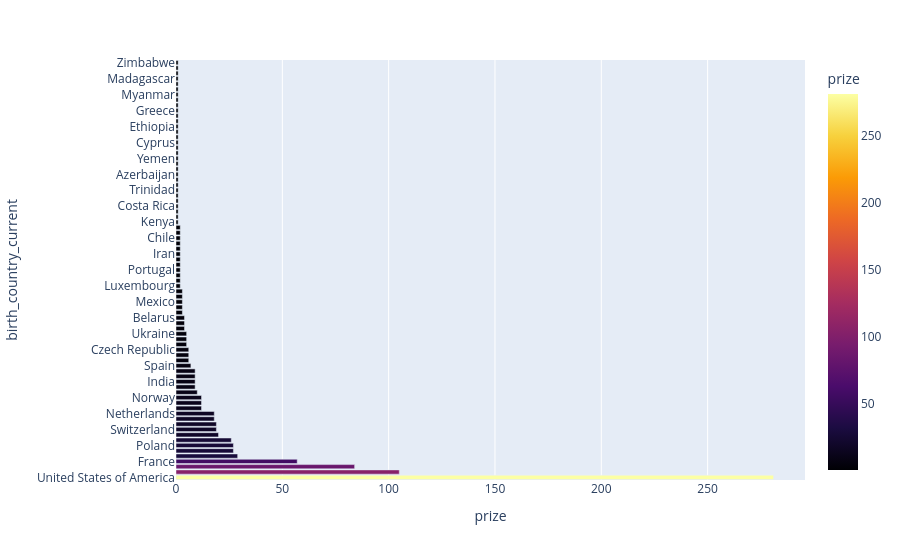

Notebook source saved alongside this figure:
### Code cell
px.bar(data_frame=countries_df, x='prize', y=countries_df.index, color='prize', color_continuous_scale='Inferno', orientation='h')

### Figure 1 — Plotly figure (JSON) as saved in the notebook; plotly's stock layout.template omitted (floating-point values rounded to 4 significant figures)
{"data": [{"alignmentgroup": "True", "hovertemplate": "prize=%{marker.color}<br>birth_country_current=%{y}<extra></extra>", "legendgroup": "", "marker": {"color": [281, 105, 84, 57, 29, 27, 27, 26, 20, 19, 19, 18, 18, 12, 12, 12, 10, 9, 9, 9, 9, 7, 6, 6, 6, 5, 5, 5, 4, 4, 4, 3, 3, 3, 3, 3, 2, 2, 2, 2, 2, 2, 2, 2, 2, 2, 2, 2, 1, 1, 1, 1, 1, 1, 1, 1, 1, 1, 1, 1, 1, 1, 1, 1, 1, 1, 1, 1, 1, 1, 1, 1, 1, 1, 1, 1, 1, 1, 1], "coloraxis": "coloraxis", "pattern": {"shape": ""}}, "name": "", "offsetgroup": "", "orientation": "h", "showlegend": false, "textposition": "auto", "type": "bar", "x": [281, 105, 84, 57, 29, 27, 27, 26, 20, 19, 19, 18, 18, 12, 12, 12, 10, 9, 9, 9, 9, 7, 6, 6, 6, 5, 5, 5, 4, 4, 4, 3, 3, 3, 3, 3, 2, 2, 2, 2, 2, 2, 2, 2, 2, 2, 2, 2, 1, 1, 1, 1, 1, 1, 1, 1, 1, 1, 1, 1, 1, 1, 1, 1, 1, 1, 1, 1, 1, 1, 1, 1, 1, 1, 1, 1, 1, 1, 1], "xaxis": "x", "y": ["United States of America", "United Kingdom", "Germany", "France", "Sweden", "Japan", "Poland", "Russia", "Canada", "Switzerland", "Italy", "Austria", "Netherlands", "Denmark", "China", "Norway", "Australia", "Belgium", "India", "South Africa", "Hungary", "Spain", "Israel", "Egypt", "Czech Republic", "Finland", "Ireland", "Ukraine", "Romania", "Argentina", "Belarus", "Lithuania", "New Zealand", "Mexico", "Pakistan", "Turkey", "Luxembourg", "Liberia", "Saint Lucia", "Portugal", "Korea (South Korea)", "Algeria", "Iran", "East Timor", "Colombia", "Chile", "Bosnia and Herzegovina", "Guatemala", "Kenya", "Taiwan", "Slovenia", "Costa Rica", "Bulgaria", "Brazil", "Trinidad", "Croatia", "Bangladesh", "Azerbaijan", "Venezuela", "Vietnam", "Yemen", "Slovakia", "Democratic Republic of the Congo", "Cyprus", "Latvia", "Republic of Macedonia", "Ethiopia", "Peru", "Ghana", "Greece", "Nigeria", "Guadeloupe Island", "Myanmar", "Morocco", "Iceland", "Madagascar", "Indonesia", "Iraq", "Zimbabwe"], "yaxis": "y"}], "layout": {"barmode": "relative", "coloraxis": {"colorbar": {"title": {"text": "prize"}}, "colorscale": [[0, "#000004"], [0.1111, "#1b0c41"], [0.2222, "#4a0c6b"], [0.3333, "#781c6d"], [0.4444, "#a52c60"], [0.5556, "#cf4446"], [0.6667, "#ed6925"], [0.7778, "#fb9b06"], [0.8889, "#f7d13d"], [1, "#fcffa4"]]}, "legend": {"tracegroupgap": 0}, "margin": {"t": 60}, "xaxis": {"anchor": "y", "domain": [0, 1], "title": {"text": "prize"}}, "yaxis": {"anchor": "x", "domain": [0, 1], "title": {"text": "birth_country_current"}}}}
